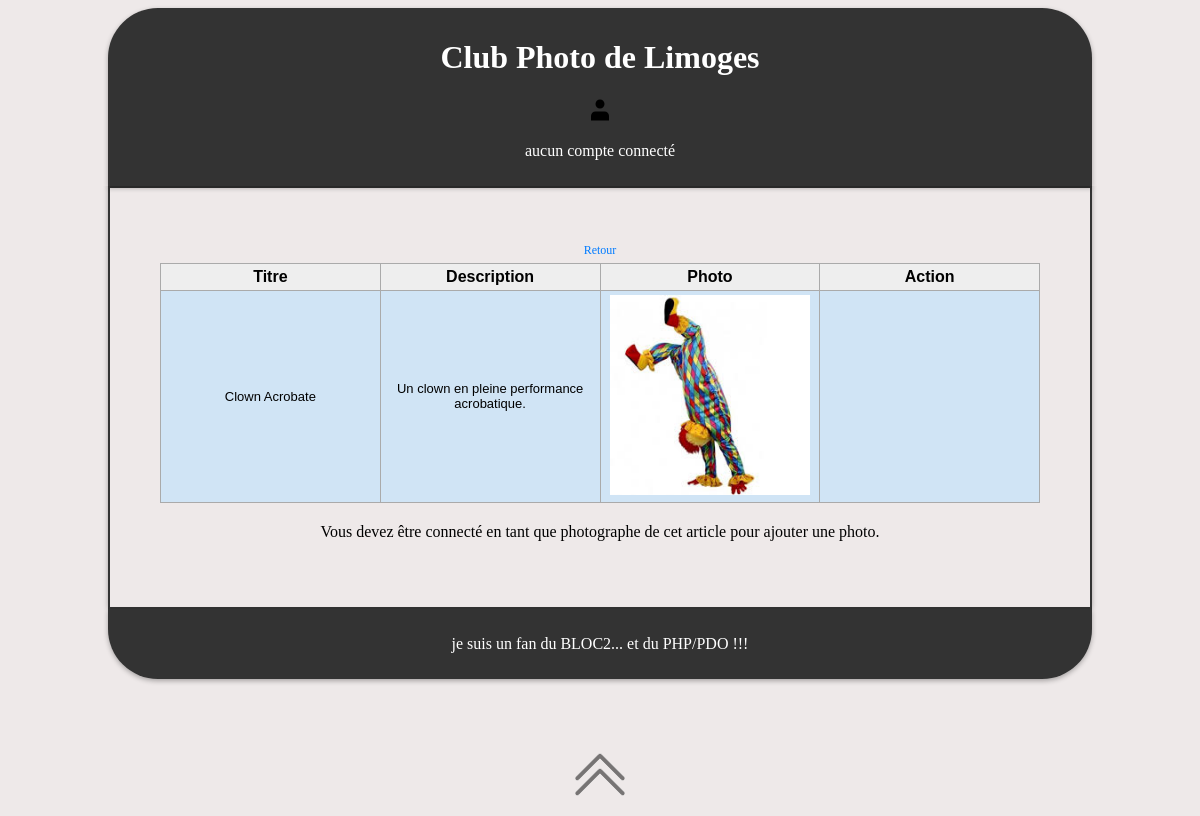
The app's page /index.php?page=article&id=4 with its own data.
### tables this page shows
CREATE TABLE IF NOT EXISTS `photo` (
  `idphoto` int NOT NULL AUTO_INCREMENT,
  `titrephoto` varchar(50) NOT NULL,
  `textephoto` varchar(50) NOT NULL,
  `imagephoto` varchar(50) NOT NULL,
  `idarti` int NOT NULL,
  PRIMARY KEY (`idphoto`),
  KEY `idarti` (`idarti`)
);

### article.php (the view, shortened to what this page needs)
<?php
    $connexion = connexionPDO();
    $requete = "SELECT article.idarti, article.datearti, article.titrearti, article.textearti, type.nomtype, photographe.nomphotographe, photographe.prenomphotographe, article.idphotographe
            FROM article
            INNER JOIN type ON article.idtype = type.idtype
            INNER JOIN photographe ON article.idphotographe = photographe.idphotographe";
    $stmt = $connexion->prepare($requete);
    $stmt->execute();
    $lesart = $stmt->fetchAll(PDO::FETCH_OBJ);
    $requete = "SELECT idtype, nomtype FROM type";
    $stmt    = $connexion->prepare($requete);
    $stmt->execute();
    $lestypes = $stmt->fetchAll(PDO::FETCH_OBJ);
    $requete = "SELECT idphotographe, nomphotographe, prenomphotographe FROM photographe WHERE idphotographe != 0";
    $stmt    = $connexion->prepare($requete);
    $stmt->execute();
    $lesphotographes = $stmt->fetchAll(PDO::FETCH_OBJ);
?>
<!DOCTYPE html>
<html lang="fr">
<head>
</head>
<body>
<fieldset class='accueil photo'>
    <?php
        if (! isset($_GET['id'])) {
            echo "<table border='1' class='ArticleTable'>";
            echo "<tr>";
            echo "<th>Date</th>";
            echo "<th>Titre</th>";
            echo "<th>Texte</th>";
            echo "<th>Type</th>";
            echo "<th>Photographe</th>";
            echo "<th>Action</th>";
            echo "</tr>";
            foreach ($lesart as $unart) {
                echo "<tr>";
                echo "<td>$unart->datearti</td>";
                echo '<td><a href="index.php?page=article&id=' . $unart->idarti . '">' . $unart->titrearti . '</a></td>';
                echo "<td>$unart->textearti</td>";
                echo "<td>$unart->nomtype</td>";
                echo "<td>$unart->nomphotographe $unart->prenomphotographe</td>";
                if (isset($_SESSION['id']) && ($_SESSION['id'] == $unart->idphotographe || $_SESSION['id'] == 0)) {
                    echo "<td><form action='' method='post' style='display:inline;'><input type='hidden' name='idarti' value='$unart->idarti'><input type='submit' name='supprimer_article' value='Supprimer' style='width: 80px; padding: 5px 10px; font-size: 12px; cursor: pointer;'></form></td>";
                } else {
                    echo "<td></td>";
                }
                echo "</tr>";
            }
            echo "</table>";
            if (isset($_SESSION['id'])) {
                echo "<fieldset class='ajout'>";
                echo "<legend>Créer un article</legend>";
                echo "<form action='' method='post'>";
                echo '<input type="text" name="titre" placeholder="Titre de l\'article" required>';
                echo "<br>";
                echo '<textarea name="texte" placeholder="Texte de l\'article" required></textarea>';
                echo "<br>";
                echo "<select name='idtype' required>";
                foreach ($lestypes as $type) {
                    echo "<option value='$type->idtype'>$type->nomtype</option>";
                }
                echo "</select>";
                echo "<br>";
                if ($_SESSION['id'] == 0) {
                    echo "<select name='idphotographe' required>";
                    foreach ($lesphotographes as $photographe) {
                        echo "<option value='$photographe->idphotographe'>$photographe->nomphotographe $photographe->prenomphotographe</option>";
                    }
                    echo "</select>";
                    echo "<br>";
                }
                echo "<input type='submit' name='creer_article' value='Créer' style='width: 80px; padding: 5px 10px; font-size: 12px; cursor: pointer;'>";
                echo "</form>";
                echo "</fieldset>";
            }
        } else {
            echo "<a href='index.php?page=article' style='width: 80px; padding: 5px 10px; font-size: 12px; cursor: pointer;'>Retour</a>";
            $id = $_GET['id'];
            $requete = "SELECT article.idarti, article.titrearti, article.idphotographe, photographe.nomphotographe, photographe.prenomphotographe
                    FROM article
                    INNER JOIN photographe ON article.idphotographe = photographe.idphotographe
                    WHERE article.idarti = :id";
            $stmt = $connexion->prepare($requete);
            $stmt->execute([':id' => $id]);
            $unart = $stmt->fetch(PDO::FETCH_OBJ);
            $requete = "SELECT idphoto, titrephoto, textephoto, imagephoto FROM photo WHERE idarti = :id";
            $stmt    = $connexion->prepare($requete);
            $stmt->execute([':id' => $id]);
            $lesphotos = $stmt->fetchAll(PDO::FETCH_OBJ);
            echo "<table border='1'  class='ArticleTable'>";
            echo "<tr>";
            echo "<th>Titre</th>";
            echo "<th>Description</th>";
            echo "<th>Photo</th>";
            echo "<th>Action</th>";
            echo "</tr>";
            foreach ($lesphotos as $photo) {
                echo "<tr>";
                echo "<td>$photo->titrephoto</td>";
                echo "<td>$photo->textephoto</td>";
                echo "<td><img src='image/$photo->imagephoto' alt='$photo->titrephoto' width='200'></td>";
                if (isset($_SESSION['id']) && ($_SESSION['id'] == $unart->idphotographe || $_SESSION['id'] == 0)) {
                    echo "<td><form action='' method='post' style='display:inline;'><input type='hidden' name='idphoto' value='$photo->idphoto'><input type='hidden' name='idarti' value='$id'><input type='submit' name='supprimer_photo' value='Supprimer' style='width: 80px; padding: 5px 10px; font-size: 12px; cursor: pointer;'></form></td>";
                } else {
                    echo "<td></td>";
                }
                echo "</tr>";
            }
            echo "</table>";
            if (isset($_SESSION['id']) && ($_SESSION['id'] == $unart->idphotographe || $_SESSION['id'] == 0)) {
                echo "<fieldset class='ajout'>";
                echo "<legend>Ajouter une photo</legend>";
                echo "<form action='' method='post' enctype='multipart/form-data'>";
                echo '<input type="text" name="titre"  placeholder="Titre de la photo" required>';
                echo "<br>";
                echo '<textarea name="detail" placeholder="Détail de la photo" required></textarea>';
                echo "<br>";
                echo '<input type="file" name="photo" id="photo" required>';
                echo "<br>";
                echo '<input type="submit" name="submit" value="Ajouter" style="width: 80px; padding: 5px 10px; font-size: 12px; cursor: pointer;">';
                echo "</form>";
                echo "</fieldset>";
                if ($_SERVER['REQUEST_METHOD'] == 'POST' && isset($_POST['submit'])) {
                    $titre  = $_POST['titre'];
                    $detail = $_POST['detail'];
                    $photo  = $_FILES['photo'];
                    if ($photo['error'] == 0) {
                        $target_dir    = "image/";
                        $target_file   = $target_dir . basename($photo["name"]);
                        $imageFileType = pathinfo($target_file, PATHINFO_EXTENSION);
                        $check = getimagesize($photo["tmp_name"]);
                        if ($check !== false) {
                            if (move_uploaded_file($photo["tmp_name"], $target_file)) {
                                echo "Le fichier " . htmlspecialchars(basename($photo["name"])) . " a été téléchargé.";
                                $requete = "INSERT INTO photo (titrephoto, textephoto, imagephoto, idarti) VALUES (:titre, :detail, :image, :idarti)";
                                $stmt    = $connexion->prepare($requete);
                                $stmt->execute([
                                    ':titre'  => $titre,
                                    ':detail' => $detail,
                                    ':image'  => basename($photo["name"]),
                                    ':idarti' => $id,
                                ]);
                                header("Refresh:0");
                            } else {
                                echo "Désolé, une erreur s'est produite lors du téléchargement de votre fichier.";
                            }
                        } else {
                            echo "Le fichier n'est pas une image.";
                        }
                    } else {
                        echo "Erreur lors du téléchargement du fichier.";
                    }
                }
            } else {
                echo "<p>Vous devez être connecté en tant que photographe de cet article pour ajouter une photo.</p>";
            }
        }
    ?>
</fieldset>
</body>
</html>

### config/global.css (style rules this page uses)
:root { --first-hue: 234; --sat: 100%; --lig: 66%; --second-hue: 218; }
body { display: flex; flex-direction: column; min-height: 100vh; }
.accueil { display: flex; flex-wrap: wrap; background-color: #eee9e9; text-align: center; margin-left: 100px; margin-right: 100px; padding: 50px; box-shadow: 0 2px 5px rgba(0, 0, 0, 0.3); border-right: #333 5px solid; border-left: #333 5px solid; }
table { width: 100%; table-layout: fixed; transition: all 0.3s; border-collapse: collapse; }
td { overflow: visible; white-space: normal; word-wrap: break-word; }
.photo { border: 2px solid #333; box-shadow: 0 0 5px rgba(0, 0, 0, 0.3); }
body { background-color: #eee9e9; }
table.ArticleTable { font-family: Arial, Helvetica, sans-serif; border: 1px solid #1C6EA4; background-color: #EEEEEE; width: 100%; text-align: center; border-collapse: collapse; }
table.ArticleTable td, table.ArticleTable th { border: 1px solid #AAAAAA; padding: 4px 0px; }
table.ArticleTable tbody td { font-size: 13px; }
table.ArticleTable tr:nth-child(even) { background: #D0E4F5; }
.accueil { display: flex; justify-content: center; align-items: center; }
.accueil p { margin-top: 20px; }
.accueil a { color: #007bff; text-decoration: none; }

### records on screen
photo: titrephoto "Clown Acrobate", textephoto "Un clown en pleine performance acrobatique.", imagephoto (picture)
